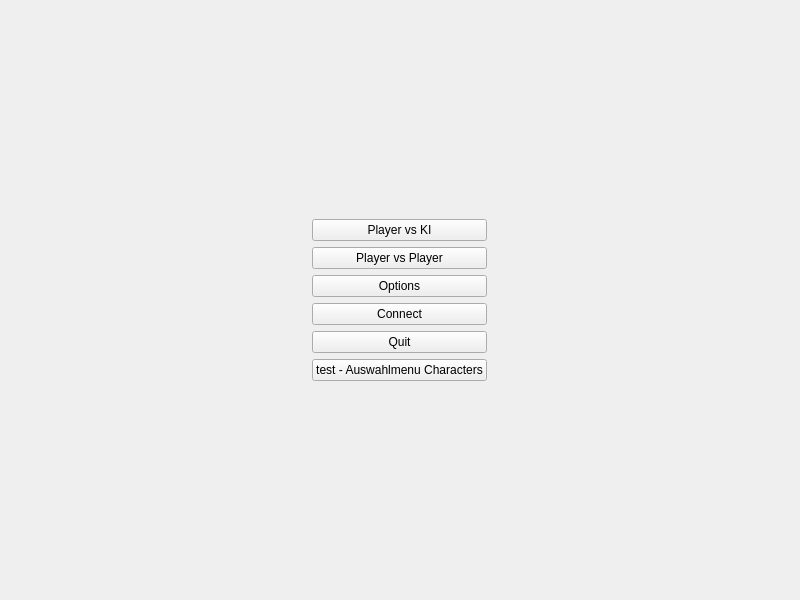
<?xml version="1.0" encoding="UTF-8"?>
<ui version="4.0">
 <class>StartMenu</class>
 <widget class="QWidget" name="StartMenu">
  <property name="geometry">
   <rect>
    <x>0</x>
    <y>0</y>
    <width>800</width>
    <height>600</height>
   </rect>
  </property>
  <property name="windowTitle">
   <string>Form</string>
  </property>
  <layout class="QGridLayout" name="gridLayout">
   <item row="0" column="1">
    <spacer name="verticalSpacer">
     <property name="orientation">
      <enum>Qt::Vertical</enum>
     </property>
     <property name="sizeHint" stdset="0">
      <size>
       <width>20</width>
       <height>191</height>
      </size>
     </property>
    </spacer>
   </item>
   <item row="1" column="1">
    <layout class="QVBoxLayout" name="verticalLayout">
     <item>
      <widget class="QPushButton" name="pushButton">
       <property name="text">
        <string>Player vs KI</string>
       </property>
      </widget>
     </item>
     <item>
      <widget class="QPushButton" name="pushButton_5">
       <property name="text">
        <string>Player vs Player</string>
       </property>
      </widget>
     </item>
     <item>
      <widget class="QPushButton" name="pushButton_2">
       <property name="text">
        <string>Options</string>
       </property>
      </widget>
     </item>
     <item>
      <widget class="QPushButton" name="pushButton_4">
       <property name="text">
        <string>Connect</string>
       </property>
      </widget>
     </item>
     <item>
      <widget class="QPushButton" name="pushButton_3">
       <property name="text">
        <string>Quit</string>
       </property>
      </widget>
     </item>
    </layout>
   </item>
   <item row="3" column="1">
    <spacer name="verticalSpacer_2">
     <property name="orientation">
      <enum>Qt::Vertical</enum>
     </property>
     <property name="sizeHint" stdset="0">
      <size>
       <width>20</width>
       <height>191</height>
      </size>
     </property>
    </spacer>
   </item>
   <item row="1" column="2">
    <spacer name="horizontalSpacer_2">
     <property name="orientation">
      <enum>Qt::Horizontal</enum>
     </property>
     <property name="sizeHint" stdset="0">
      <size>
       <width>305</width>
       <height>20</height>
      </size>
     </property>
    </spacer>
   </item>
   <item row="1" column="0">
    <spacer name="horizontalSpacer">
     <property name="orientation">
      <enum>Qt::Horizontal</enum>
     </property>
     <property name="sizeHint" stdset="0">
      <size>
       <width>305</width>
       <height>20</height>
      </size>
     </property>
    </spacer>
   </item>
   <item row="2" column="1">
    <widget class="QPushButton" name="pushButton_6">
     <property name="text">
      <string>test - Auswahlmenu Characters</string>
     </property>
    </widget>
   </item>
  </layout>
 </widget>
 <resources/>
 <connections/>
</ui>
